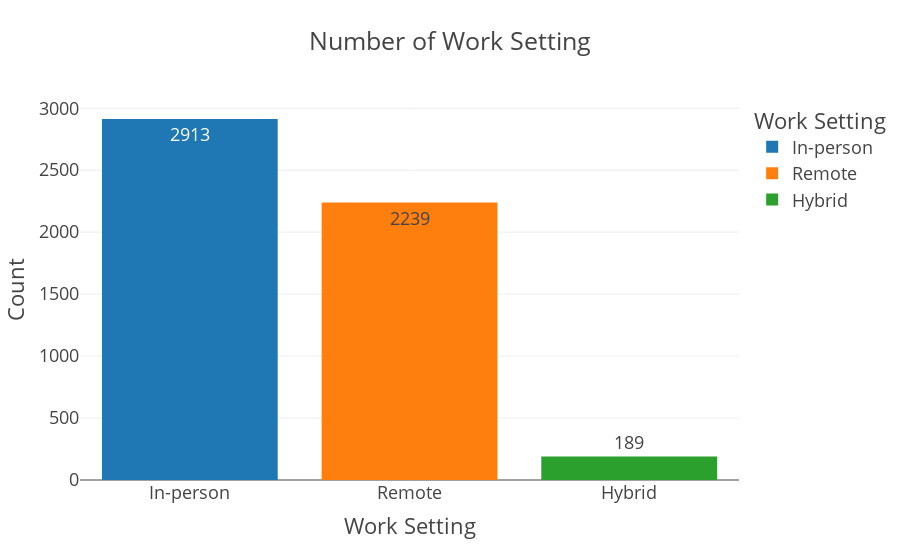

Notebook code cell kept with this figure:
### Code cell
iplot(px.bar(ws,x='index',y='work_setting',text_auto=True,color = 'index'
             ,template='presentation',title='Number of Work Setting',labels={'work_setting':'Count',"index":"Work Setting"}))

### Figure 1 — Plotly figure (JSON) as saved in the notebook; plotly's stock layout.template omitted (floating-point values rounded to 4 significant figures)
{"data": [{"alignmentgroup": "True", "hovertemplate": "Work Setting=%{x}<br>Count=%{y}<extra></extra>", "legendgroup": "In-person", "marker": {"color": "#1F77B4", "pattern": {"shape": ""}}, "name": "In-person", "offsetgroup": "In-person", "orientation": "v", "showlegend": true, "textposition": "auto", "texttemplate": "%{y}", "type": "bar", "x": ["In-person"], "xaxis": "x", "y": [2913], "yaxis": "y"}, {"alignmentgroup": "True", "hovertemplate": "Work Setting=%{x}<br>Count=%{y}<extra></extra>", "legendgroup": "Remote", "marker": {"color": "#FF7F0E", "pattern": {"shape": ""}}, "name": "Remote", "offsetgroup": "Remote", "orientation": "v", "showlegend": true, "textposition": "auto", "texttemplate": "%{y}", "type": "bar", "x": ["Remote"], "xaxis": "x", "y": [2239], "yaxis": "y"}, {"alignmentgroup": "True", "hovertemplate": "Work Setting=%{x}<br>Count=%{y}<extra></extra>", "legendgroup": "Hybrid", "marker": {"color": "#2CA02C", "pattern": {"shape": ""}}, "name": "Hybrid", "offsetgroup": "Hybrid", "orientation": "v", "showlegend": true, "textposition": "auto", "texttemplate": "%{y}", "type": "bar", "x": ["Hybrid"], "xaxis": "x", "y": [189], "yaxis": "y"}], "layout": {"barmode": "relative", "legend": {"title": {"text": "Work Setting"}, "tracegroupgap": 0}, "title": {"text": "Number of Work Setting"}, "xaxis": {"anchor": "y", "categoryarray": ["In-person", "Remote", "Hybrid"], "categoryorder": "array", "domain": [0, 1], "title": {"text": "Work Setting"}}, "yaxis": {"anchor": "x", "domain": [0, 1], "title": {"text": "Count"}}}}
